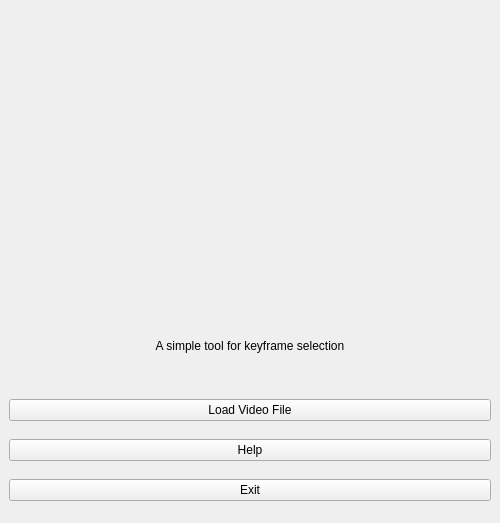
<?xml version="1.0" encoding="UTF-8"?>
<ui version="4.0">
 <class>KeyframeMainWindow</class>
 <widget class="QMainWindow" name="KeyframeMainWindow">
  <property name="geometry">
   <rect>
    <x>0</x>
    <y>0</y>
    <width>500</width>
    <height>523</height>
   </rect>
  </property>
  <property name="minimumSize">
   <size>
    <width>500</width>
    <height>0</height>
   </size>
  </property>
  <property name="windowTitle">
   <string>Keyframe</string>
  </property>
  <property name="windowIcon">
   <iconset resource="KeyframeMainWindow.qrc">
    <normaloff>:/keyframe_icon.ico</normaloff>:/keyframe_icon.ico</iconset>
  </property>
  <property name="iconSize">
   <size>
    <width>36</width>
    <height>36</height>
   </size>
  </property>
  <widget class="QWidget" name="centralwidget">
   <layout class="QVBoxLayout" name="verticalLayout_2">
    <item>
     <layout class="QHBoxLayout" name="horizontalLayout_logo">
      <item>
       <widget class="QLabel" name="label_logo">
        <property name="sizePolicy">
         <sizepolicy hsizetype="Fixed" vsizetype="Fixed">
          <horstretch>0</horstretch>
          <verstretch>0</verstretch>
         </sizepolicy>
        </property>
        <property name="maximumSize">
         <size>
          <width>300</width>
          <height>300</height>
         </size>
        </property>
        <property name="frameShape">
         <enum>QFrame::NoFrame</enum>
        </property>
        <property name="text">
         <string/>
        </property>
        <property name="pixmap">
         <pixmap resource="KeyframeMainWindow.qrc">:/keyframe_text.png</pixmap>
        </property>
        <property name="scaledContents">
         <bool>true</bool>
        </property>
        <property name="alignment">
         <set>Qt::AlignCenter</set>
        </property>
       </widget>
      </item>
     </layout>
    </item>
    <item>
     <widget class="QLabel" name="label_text">
      <property name="sizePolicy">
       <sizepolicy hsizetype="Preferred" vsizetype="Fixed">
        <horstretch>0</horstretch>
        <verstretch>0</verstretch>
       </sizepolicy>
      </property>
      <property name="lineWidth">
       <number>1</number>
      </property>
      <property name="text">
       <string>&lt;html&gt;&lt;head/&gt;&lt;body&gt;&lt;p align=&quot;center&quot;&gt;A simple tool for keyframe selection&lt;br/&gt;&lt;br/&gt;&lt;/p&gt;&lt;/body&gt;&lt;/html&gt;</string>
      </property>
      <property name="alignment">
       <set>Qt::AlignCenter</set>
      </property>
     </widget>
    </item>
    <item>
     <widget class="QPushButton" name="pushButton_load">
      <property name="text">
       <string>Load Video File</string>
      </property>
     </widget>
    </item>
    <item>
     <widget class="QPushButton" name="pushButton_help">
      <property name="text">
       <string>Help</string>
      </property>
     </widget>
    </item>
    <item>
     <widget class="QPushButton" name="pushButton_exit">
      <property name="text">
       <string>Exit</string>
      </property>
     </widget>
    </item>
   </layout>
  </widget>
 </widget>
 <resources>
  <include location="KeyframeMainWindow.qrc"/>
 </resources>
 <connections/>
</ui>
